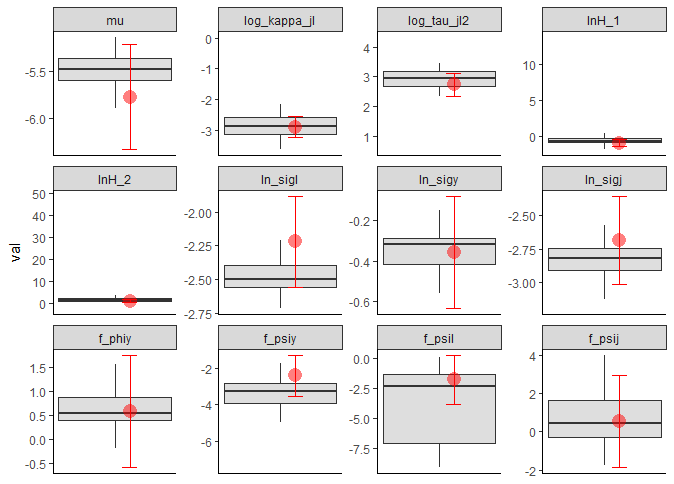

R code for this plot:
#plot sim fixed effects
f_ggplot_bias_sim_fixed_effects2 <- function(fit = fit){
  
  varNames <- names(fit$obj$par)
  if('ln_H_input_jl'%in%varNames)
    varNames[varNames=="ln_H_input_jl"] <- c("lnH_1","lnH_2")
  
  df <- expand.grid(var=varNames,
                    sim_i=1:nrow(fit$bias_sim$sim_out))
  df$val <- c(t(fit$bias_sim$sim_out))

  mle <- expand.grid(var=varNames,
                       sim_i=1:1)
  mle$val <-fit$opt$SD$par.fixed
  # mle$val[1] <- -4.5
  mle$SD <- sqrt(diag(fit$opt$SD$cov.fixed))
  
  pd <- position_dodge(0.1) # move them .05 to the left and right
  
  library(ggplot2)
  g <- ggplot(df, aes(y = val)) +
    theme_bw() + theme(panel.border = element_blank(), panel.grid.major = element_blank(),
                       panel.grid.minor = element_blank(), axis.line = element_line(colour = "black")) +
    geom_boxplot(outlier.shape=NA,
                 outlier.size=NA,
                 fill = "grey",
                 outlier.colour=NA,
                 alpha = 0.5)+
    facet_wrap(~var, scales = 'free') +
    geom_point(data = mle, aes(y = val, x = 0.1, size = 3),
               shape=16,
               colour = "red",
               alpha = 0.5,
               inherit.aes = FALSE,
               show.legend = FALSE) +
    geom_errorbar(data=mle,
                  aes(y = val, x = 0.1, ymin=val-1.28*SD, ymax=val+1.28*SD), 
                  # inherit.aes = FALSE,
                  colour = 'red',
                  width=.1, 
                  position=pd) +
    theme(axis.title.x=element_blank(),
          axis.text.x=element_blank(),
          axis.ticks.x=element_blank())
    
    
    
  ylim1 = boxplot.stats(df$val)$stats[c(1, 5)]
  # g = g + coord_cartesian(ylim = ylim1*1.05)
  print(g)
  print(ylim1)
  return(df)
}

# load("bias_sim_re_y_j_l_AR1_j_l_bypassmu.rData")
# load("bias_sim_re_j_AR1_j_bypass_none.rData")
# load("bias_sim_re_y_AR1_y_bypass_none.rData")
# load("bias_sim_re_l_iid_l_bypass_none.rData")
# load("bias_sim_re_y_j_l_AR1_j_l_bypassmu.rData")
# load("bias_sim_re_y_RW_y_bypass_none.rData")
# load("bias_sim_Model_55.rData")
# tmp <- f_ggplot_bias_sim_fixed_effects2(fit = fit)
